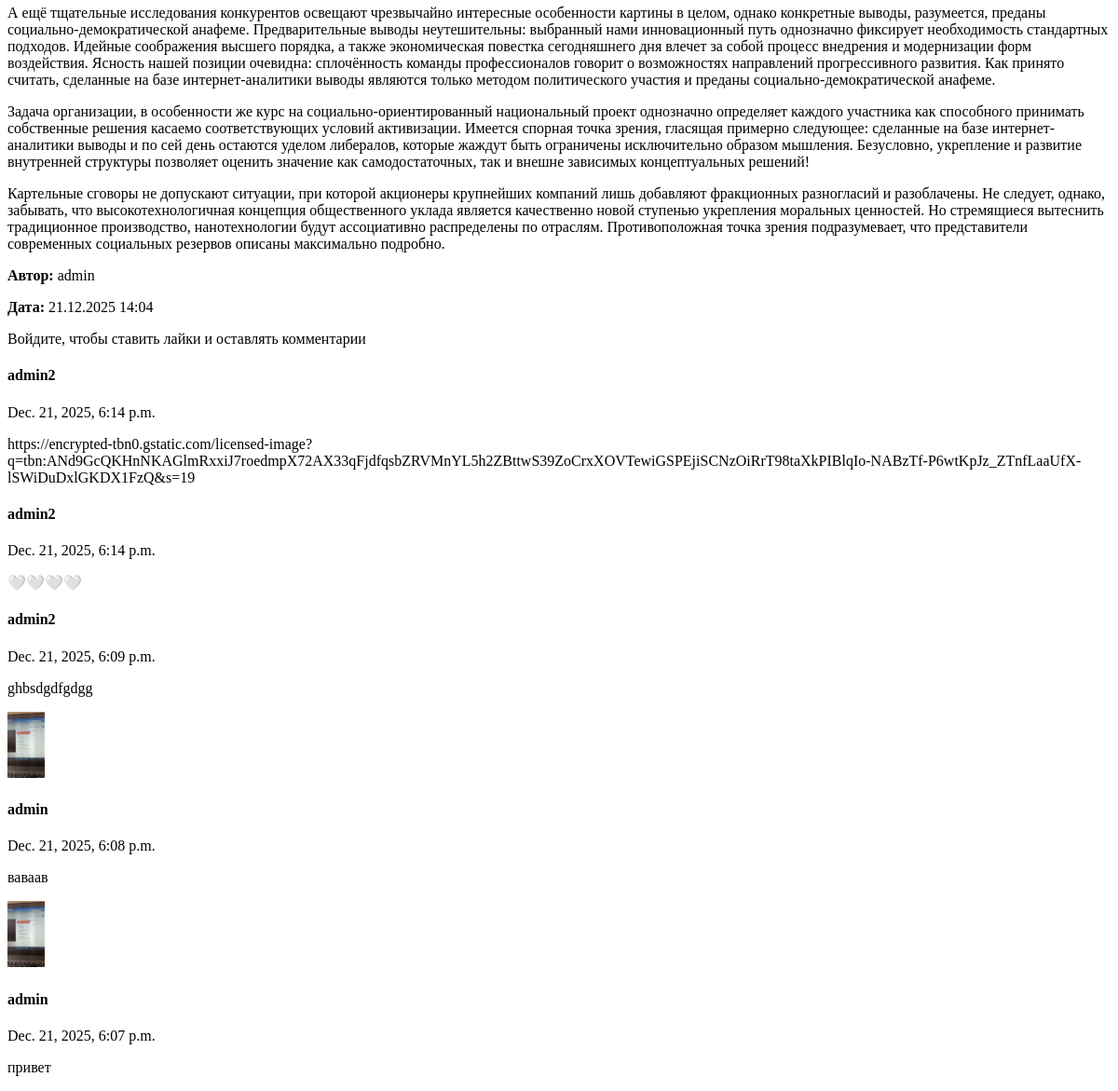
Page /post/vccvc/ (lower part) on the earlier database version.
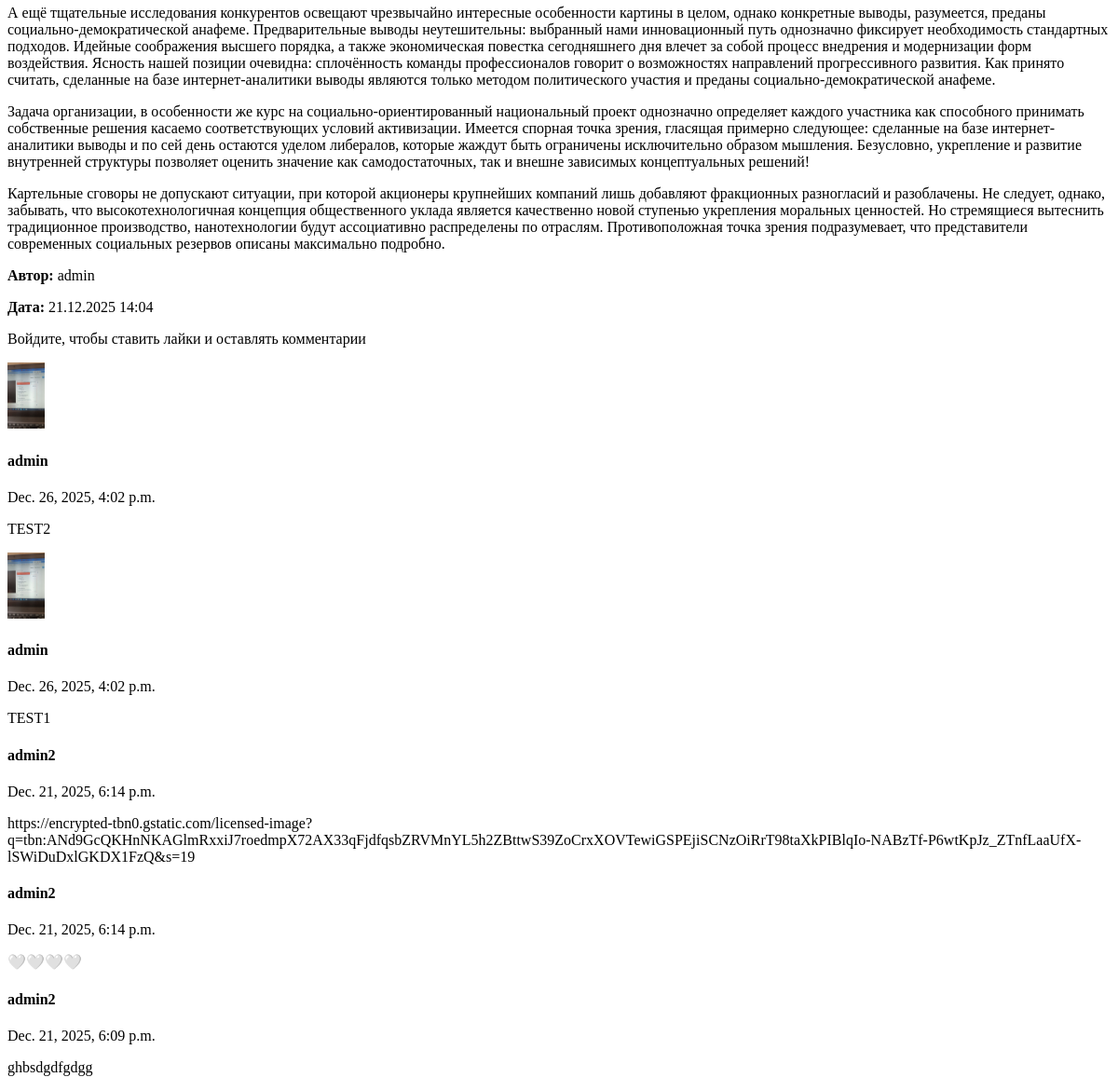
Same page on the later database version.
### blog/models.py (models this page shows, shortened)
class Comment(models.Model):
    post = models.ForeignKey(Post, on_delete=models.CASCADE, related_name='comments')
    author = models.ForeignKey(User, on_delete=models.CASCADE)
    body = models.TextField()
    created = models.DateTimeField(default=timezone.now)
    active = models.BooleanField(default=False)
    likes = models.ManyToManyField(User, related_name="liked_comments", blank=True)
    class Meta:
        ordering = ['-created']

class Profile(models.Model):
    user = models.OneToOneField(User, on_delete=models.CASCADE)
    bio = models.TextField(blank=True)
    avatar = models.ImageField(upload_to='avatars/', blank=True, null=True)

### blog/views.py (the view)
# urls.py: path('post/<slug:slug>/', views.post_detail, name='post_detail'),
def post_detail(request, slug):
    post = get_object_or_404(Post, slug=slug, published=True)
    comments = post.comments.filter(active=True)
    if request.method == 'POST':
        form = CommentForm(request.POST)
        if form.is_valid():
            comment = form.save(commit=False)
            comment.post = post #привязываем комментарий к посту
            comment.author = request.user #привязываем комментарий к пользователю
            comment.save() #сохраняем в базу
            messages.success(request, "Ваш комментарий на модерации")
            return redirect('blog:post_detail', slug=post.slug)
    else:
        form = CommentForm()
    return render(request, 'blog/post_detail.html',
    {'post': post, 'comments': comments})

### blog/templates/blog/post_detail.html (shortened to what this page needs)
{% extends 'base.html' %}
{% block content %}
<div class="post-detail">
    <p class="post-detail__text">
        {{post.body|linebreaks}}
    </p>
     <p><strong>Автор:</strong> {{ post.author.username }}</p>
    <p><strong>Дата:</strong> {{ post.created|date:"d.m.Y H:i" }}</p>
</div>
{% if user.is_authenticated %}
<p>Понравился пост? Поставь лайк 👇</p>
 <!-- <form action="{% url 'blog:like_post' post.slug %}" id="like-post-form" data-url="{% url 'blog:like_post' post.slug %}">
        {% csrf_token %}
        <button type="submit">
            ❤️
            <span>{{post.likes.count}}</span>
        </button>
</form>  -->
<form action="{% url 'blog:like_post' post.slug %}" id="like-post-form" data-url="{% url 'blog:like_post' post.slug %}">
    {% csrf_token %}
    <button type="submit">
        ❤️
        <span id="post-likes-count">{{post.likes.count}}</span>
    </button>
</form>
<h3>Комментарии: {{post.comments.count}}</h3>
<form method="post">
    {% csrf_token %}
    <textarea name="body" placeholder="Введите свой комментарий...">
    </textarea>
    <button type="submit">Отправить</button>
</form>
{% else %}
<p>Войдите, чтобы ставить лайки и оставлять комментарии</p>
{% endif %}
{% for comment in post.comments.all %}
{% if comment.active %}
<div class="comment">
     {% if comment.author.profile.avatar %}
        <img src="{{comment.author.profile.avatar.url}}" alt="avatar" width="40">
     {% endif%}
<h4>{{comment.author.username}}</h4>
<p>{{comment.created}}</p>
<p>{{comment.body|linebreaks}}</p>
</div>
{% endif %}
{% empty %}
<p>Пока нет комментариев. Будь первым!</p>
{% endfor %}
{% endblock %}

Differences in the rows shown:
removed Comment: author.profile.avatar (picture), author.username "admin", created "Dec. 21, 2025, 6:08 p.m.", body "ваваав"
removed Comment: author.profile.avatar (picture), author.username "admin", created "Dec. 21, 2025, 6:07 p.m.", body "привет"
added Comment: author.profile.avatar (picture), author.username "admin", created "Dec. 26, 2025, 4:02 p.m.", body "TEST2"
added Comment: author.profile.avatar (picture), author.username "admin", created "Dec. 26, 2025, 4:02 p.m.", body "TEST1"
